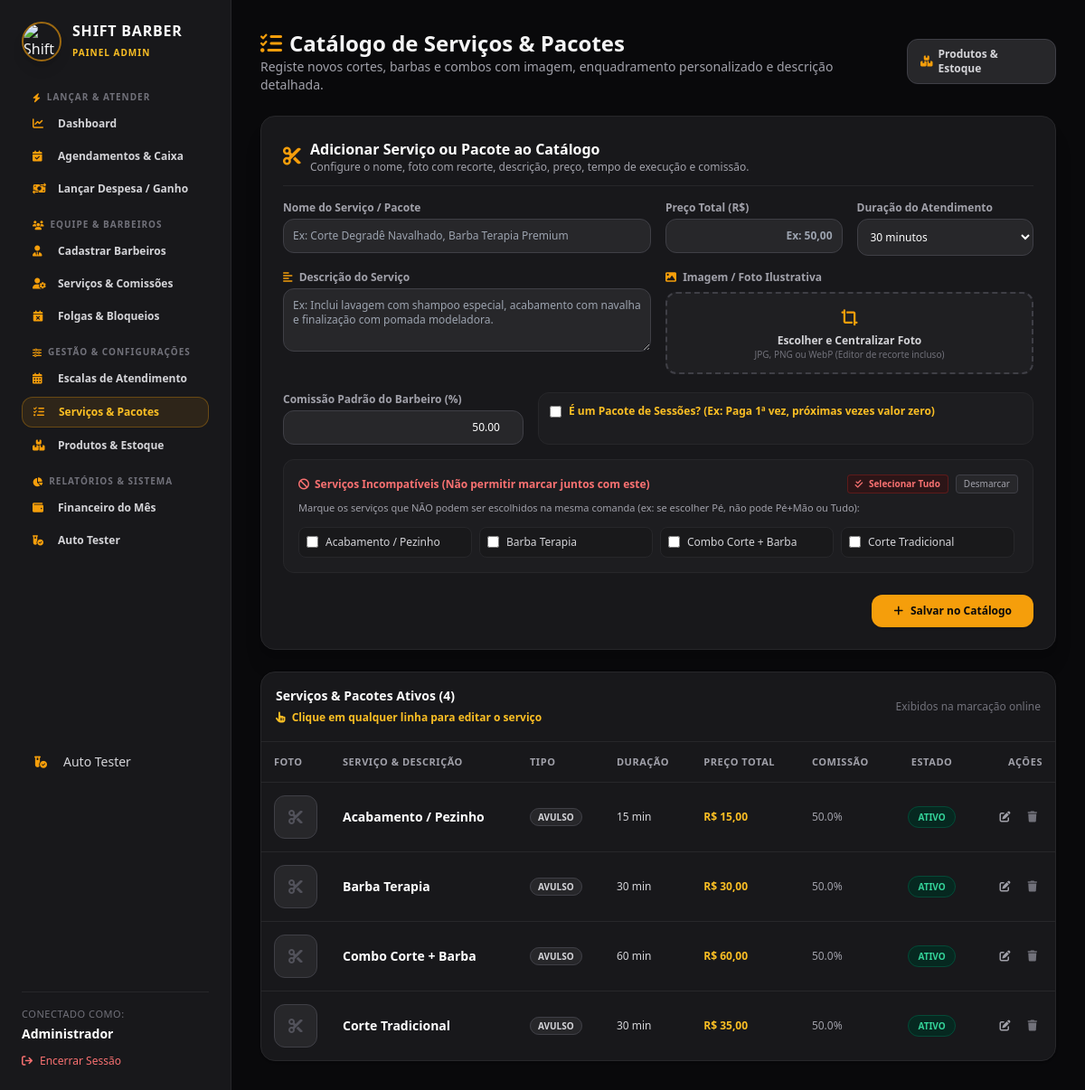
Screenshot of /admin/servicos.php (signed in) with the database file from the repository.
### tables this page shows
CREATE TABLE IF NOT EXISTS servicos (
    id INT AUTO_INCREMENT PRIMARY KEY,
    nome VARCHAR(100) NOT NULL,
    descricao TEXT,
    preco DECIMAL(10,2) NOT NULL,
    duracao_minutos INT NOT NULL DEFAULT 30,
    comissao_percentual DECIMAL(5,2) NOT NULL DEFAULT 50.00,
    status ENUM('ativo', 'inativo') DEFAULT 'ativo',
    criado_em TIMESTAMP DEFAULT CURRENT_TIMESTAMP
);

### admin/servicos.php (the view, shortened to what this page needs)
<?php
require_once '../config/database.php';
try {
    $pdo->exec("ALTER TABLE servicos ADD COLUMN IF NOT EXISTS descricao TEXT NULL AFTER nome");
    $pdo->exec("ALTER TABLE servicos ADD COLUMN IF NOT EXISTS imagem VARCHAR(255) NULL AFTER descricao");
    $pdo->exec("ALTER TABLE servicos ADD COLUMN IF NOT EXISTS incompativeis TEXT NULL AFTER eh_pacote");
} catch (Exception $e) {}
$servicos = $pdo->query("SELECT * FROM servicos ORDER BY eh_pacote DESC, status ASC, nome ASC")->fetchAll();
require_once 'header.php';
?>
<div class="max-w-6xl mx-auto space-y-6">
    <div class="flex flex-col sm:flex-row sm:items-center justify-between gap-4">
        <div>
            <h2 class="text-2xl font-bold flex items-center gap-2">
                <i class="fa-solid fa-list-check text-amber-500"></i> Catálogo de Serviços & Pacotes
            </h2>
            <p class="text-zinc-400 text-sm">Registe novos cortes, barbas e combos com imagem, enquadramento personalizado e descrição detalhada.</p>
        </div>
        <div class="flex gap-2">
            <a href="produtos.php" class="bg-zinc-800 hover:bg-zinc-700 text-zinc-300 font-bold px-3.5 py-2 rounded-xl text-xs transition border border-zinc-700 inline-flex items-center gap-1.5">
                <i class="fa-solid fa-boxes-stacked text-amber-500"></i> Produtos & Estoque
            </a>
        </div>
    </div>
    <div class="bg-zinc-900 border border-zinc-800 p-6 rounded-2xl shadow-xl space-y-4">
        <div class="flex items-center gap-2.5 pb-3 border-b border-zinc-800">
            <i class="fa-solid fa-scissors text-amber-500 text-xl"></i>
            <div>
                <h3 class="font-bold text-base text-white">Adicionar Serviço ou Pacote ao Catálogo</h3>
                <p class="text-xs text-zinc-400">Configure o nome, foto com recorte, descrição, preço, tempo de execução e comissão.</p>
            </div>
        </div>
        <form method="POST" enctype="multipart/form-data" class="space-y-4">
            <div class="grid grid-cols-1 sm:grid-cols-2 md:grid-cols-4 gap-4">
                <div class="sm:col-span-2">
                    <label class="block text-xs font-semibold text-zinc-400 mb-1">Nome do Serviço / Pacote</label>
                    <input type="text" name="nome" placeholder="Ex: Corte Degradê Navalhado, Barba Terapia Premium" required
                           class="w-full bg-zinc-800 border border-zinc-700 rounded-xl p-2.5 text-xs text-white focus:outline-none focus:border-amber-500">
                </div>
                <div>
                    <label class="block text-xs font-semibold text-zinc-400 mb-1">Preço Total (R$)</label>
                    <input type="text" inputmode="decimal" name="preco" placeholder="Ex: 50,00" required
                           class="w-full bg-zinc-800 border border-zinc-700 rounded-xl p-2.5 text-xs text-white font-bold focus:outline-none focus:border-amber-500 text-right">
                </div>
                <div>
                    <label class="block text-xs font-semibold text-zinc-400 mb-1">Duração do Atendimento</label>
                    <select name="duracao_minutos" required class="w-full bg-zinc-800 border border-zinc-700 rounded-xl p-2.5 text-xs text-white focus:outline-none focus:border-amber-500">
                        <option value="30" selected>30 minutos</option>
                    </select>
                </div>
            </div>
            <div class="grid grid-cols-1 md:grid-cols-2 gap-4">
                <div>
                    <label class="block text-xs font-semibold text-zinc-400 mb-1">
                        <i class="fa-solid fa-align-left text-amber-500 mr-1"></i> Descrição do Serviço
                    </label>
                    <textarea name="descricao" rows="3" placeholder="Ex: Inclui lavagem com shampoo especial, acabamento com navalha e finalização com pomada modeladora."
                              class="w-full bg-zinc-800 border border-zinc-700 rounded-xl p-2.5 text-xs text-white focus:outline-none focus:border-amber-500"></textarea>
                </div>
                <div class="space-y-2">
                    <label class="block text-xs font-semibold text-zinc-400">
                        <i class="fa-solid fa-image text-amber-500 mr-1"></i> Imagem / Foto Ilustrativa
                    </label>
                    <div class="flex items-center gap-3">
                        <label class="flex-1 flex flex-col items-center justify-center border-2 border-dashed border-zinc-700 hover:border-amber-500 rounded-xl p-3 cursor-pointer bg-zinc-800/50 transition">
                            <i class="fa-solid fa-crop-simple text-amber-500 text-lg mb-1"></i>
                            <span class="text-xs text-zinc-300 font-semibold" id="labelUploadNome">Escolher e Centralizar Foto</span>
                            <span class="text-[10px] text-zinc-500">JPG, PNG ou WebP (Editor de recorte incluso)</span>
                        </label>
                    </div>
                </div>
            </div>
            <div class="grid grid-cols-1 sm:grid-cols-3 gap-4 pt-1">
                <div>
                    <label class="block text-xs font-semibold text-zinc-400 mb-1">Comissão Padrão do Barbeiro (%)</label>
                    <input type="number" step="0.01" name="comissao_percentual" value="50.00" required
                           class="w-full bg-zinc-800 border border-zinc-700 rounded-xl p-2.5 text-xs text-white focus:outline-none focus:border-amber-500 text-right">
                </div>
                <div class="sm:col-span-2 bg-zinc-800/40 border border-zinc-800 p-3 rounded-xl flex flex-col justify-between">
                    <label class="flex items-center gap-2 cursor-pointer text-xs font-bold text-amber-400">
                        <input type="checkbox" name="eh_pacote" id="checkPacote" onchange="toggleOpcoesPacote(this.checked, 'containerCamposPacote', ['cadSessoes', 'cadValidade'])"
                               class="rounded text-amber-500 focus:ring-amber-500 bg-zinc-900 border-zinc-700">
                        <span>É um Pacote de Sessões? (Ex: Paga 1ª vez, próximas vezes valor zero)</span>
                    </label>
                </div>
            </div>
            <div class="bg-zinc-800/40 border border-zinc-800 p-4 rounded-xl space-y-2">
                <div class="flex items-center justify-between">
                    <label class="block text-xs font-bold text-red-400 flex items-center gap-1.5">
                        <i class="fa-solid fa-ban"></i> Serviços Incompatíveis (Não permitir marcar juntos com este)
                    </label>
                    <div class="flex items-center gap-2">
                        <button type="button" onclick="marcarTodosIncompCad(true)" class="text-[10px] font-bold text-red-400 hover:text-red-300 bg-red-950/40 border border-red-900/60 px-2 py-0.5 rounded transition">
                            <i class="fa-solid fa-check-double mr-1"></i> Selecionar Tudo
                        </button>
                        <button type="button" onclick="marcarTodosIncompCad(false)" class="text-[10px] text-zinc-400 hover:text-white bg-zinc-800 border border-zinc-700 px-2 py-0.5 rounded transition">
                            Desmarcar
                        </button>
                    </div>
                </div>
                <p class="text-[11px] text-zinc-400">Marque os serviços que NÃO podem ser escolhidos na mesma comanda (ex: se escolher Pé, não pode Pé+Mão ou Tudo):</p>
                <div class="grid grid-cols-2 sm:grid-cols-3 md:grid-cols-4 gap-2 pt-1 max-h-36 overflow-y-auto pr-1">
                    <?php foreach ($servicos as $outroS): ?>
                        <label class="flex items-center gap-2 p-2 bg-zinc-900/80 border border-zinc-800 rounded-lg cursor-pointer hover:border-zinc-700 transition text-xs">
                            <input type="checkbox" name="incompativeis[]" value="<?= $outroS['id'] ?>" class="rounded text-amber-500 bg-zinc-800 border-zinc-700">
                            <span class="text-zinc-300 truncate"><?= htmlspecialchars($outroS['nome']) ?></span>
                        </label>
                    <?php endforeach; ?>
                </div>
            </div>
<div class="flex justify-end pt-2">
                <button type="submit" name="cadastrar_servico"
                        class="bg-amber-500 hover:bg-amber-600 text-zinc-950 font-bold px-6 py-2.5 rounded-xl text-xs transition flex items-center gap-2 shadow">
                    <i class="fa-solid fa-plus"></i> Salvar no Catálogo
                </button>
            </div>
        </form>
    </div>
    <div class="bg-zinc-900 border border-zinc-800 rounded-2xl overflow-hidden shadow">
        <div class="p-4 border-b border-zinc-800 flex justify-between items-center">
            <div>
                <h3 class="font-bold text-white text-sm">Serviços & Pacotes Ativos (<?= count($servicos) ?>)</h3>
                <span class="text-xs text-amber-400 font-semibold"><i class="fa-solid fa-hand-pointer mr-1"></i> Clique em qualquer linha para editar o serviço</span>
            </div>
            <span class="text-xs text-zinc-500">Exibidos na marcação online</span>
        </div>
        <div class="overflow-x-auto w-full">
            <table class="w-full text-left border-collapse text-xs">
                <thead>
                    <tr class="border-b border-zinc-800 text-zinc-400 uppercase tracking-wider text-[11px]">
                        <th class="p-3.5 w-16">Foto</th>
                        <th class="p-3.5">Serviço & Descrição</th>
                        <th class="p-3.5">Tipo</th>
                        <th class="p-3.5">Duração</th>
                        <th class="p-3.5">Preço Total</th>
                        <th class="p-3.5">Comissão</th>
                        <th class="p-3.5 text-center">Estado</th>
                        <th class="p-3.5 text-right">Ações</th>
                    </tr>
                </thead>
                <tbody class="divide-y divide-zinc-800">
                    <?php foreach ($servicos as $s):
                        $ehPacote = !empty($s['eh_pacote']);
                        $foto = !empty($s['imagem']) ? '../' . ltrim($s['imagem'], '/') : null;
                        $dadosJson = htmlspecialchars(json_encode($s), ENT_QUOTES, 'UTF-8');
                    ?>
                    <tr class="hover:bg-zinc-800/60 transition cursor-pointer group" onclick="abrirModalEdicaoServico(<?= $dadosJson ?>)">
                        <td class="p-3.5">
                            <?php if ($foto): ?>
                                <img src="<?= htmlspecialchars($foto) ?>" alt="<?= htmlspecialchars($s['nome']) ?>"
                                     class="w-12 h-12 rounded-xl object-cover border border-zinc-700 bg-zinc-800 shadow-sm">
                            <?php else: ?>
                                <div class="w-12 h-12 rounded-xl bg-zinc-800 border border-zinc-700 text-zinc-500 flex items-center justify-center">
                                    <i class="fa-solid fa-scissors text-base text-zinc-600"></i>
                                </div>
                            <?php endif; ?>
                        </td>
                        <td class="p-3.5 font-bold text-white max-w-xs">
                            <span class="text-sm block group-hover:text-amber-400 transition"><?= htmlspecialchars($s['nome']) ?></span>
                        </td>
                        <td class="p-3.5 whitespace-nowrap">
                            <?php if ($ehPacote): ?>
                                <span class="bg-amber-500/10 text-amber-400 border border-amber-500/30 px-2 py-0.5 rounded-full text-[10px] font-extrabold uppercase">
                                    <i class="fa-solid fa-box-archive mr-1"></i> Pacote
                                </span>
                            <?php else: ?>
                                <span class="bg-zinc-800 text-zinc-300 border border-zinc-700 px-2 py-0.5 rounded-full text-[10px] font-semibold uppercase">
                                    Avulso
                                </span>
                            <?php endif; ?>
                        </td>
                        <td class="p-3.5 text-zinc-300 whitespace-nowrap"><?= $s['duracao_minutos'] ?> min</td>
                        <td class="p-3.5 font-bold text-amber-400 whitespace-nowrap">R$ <?= number_format($s['preco'], 2, ',', '.') ?></td>
                        <td class="p-3.5 text-zinc-400 whitespace-nowrap"><?= number_format($s['comissao_percentual'], 1) ?>%</td>
                        <td class="p-3.5 text-center whitespace-nowrap" onclick="event.stopPropagation()">
                            <a href="servicos.php?toggle_status=<?= $s['id'] ?>"
                               class="px-2.5 py-1 rounded-full font-bold uppercase text-[10px] transition <?= $s['status'] === 'ativo' ? 'bg-emerald-950/80 text-emerald-400 border border-emerald-800/60' : 'bg-zinc-800 text-zinc-500 border border-zinc-700' ?>">
                                <?= $s['status'] ?>
                            </a>
                        </td>
                        <td class="p-3.5 text-right whitespace-nowrap space-x-1" onclick="event.stopPropagation()">
                            <button type="button" onclick="abrirModalEdicaoServico(<?= $dadosJson ?>)"
                                    class="text-zinc-400 hover:text-amber-400 p-1.5 rounded-lg transition" title="Editar Serviço">
                                <i class="fa-solid fa-pen-to-square"></i>
                            </button>
                            <a href="servicos.php?excluir_servico=<?= $s['id'] ?>" onclick="return confirm('Deseja eliminar este serviço do catálogo?');"
                               class="text-zinc-500 hover:text-red-400 p-1.5 rounded-lg transition" title="Excluir">
                                <i class="fa-solid fa-trash"></i>
                            </a>
                        </td>
                    </tr>
                    <?php endforeach; ?>
                </tbody>
            </table>
        </div>
    </div>
</div>
</main>
</body>
</html>

### rows the page displays
servicos: nome "Acabamento / Pezinho", eh_pacote "AVULSO", duracao_minutos "15", preco "15,00", comissao_percentual "50.0", status "ATIVO"
servicos: nome "Barba Terapia", eh_pacote "AVULSO", duracao_minutos "30", preco "30,00", comissao_percentual "50.0", status "ATIVO"
servicos: nome "Combo Corte + Barba", eh_pacote "AVULSO", duracao_minutos "60", preco "60,00", comissao_percentual "50.0", status "ATIVO"
servicos: nome "Corte Tradicional", eh_pacote "AVULSO", duracao_minutos "30", preco "35,00", comissao_percentual "50.0", status "ATIVO"

### other values shown
$_SESSION['usuario_nome'] "Administrador"
count($servicos) "4"
